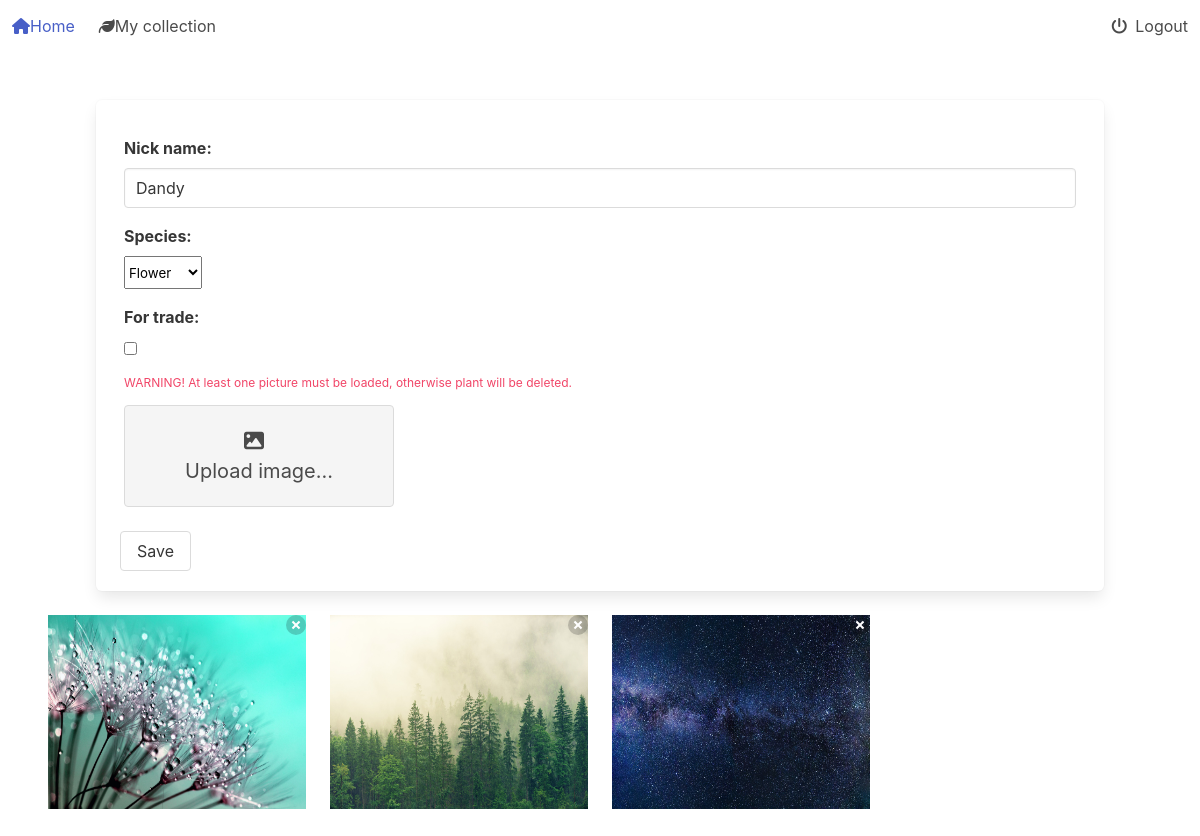
The page /dandy/update/ (signed in) on the database as committed earlier.
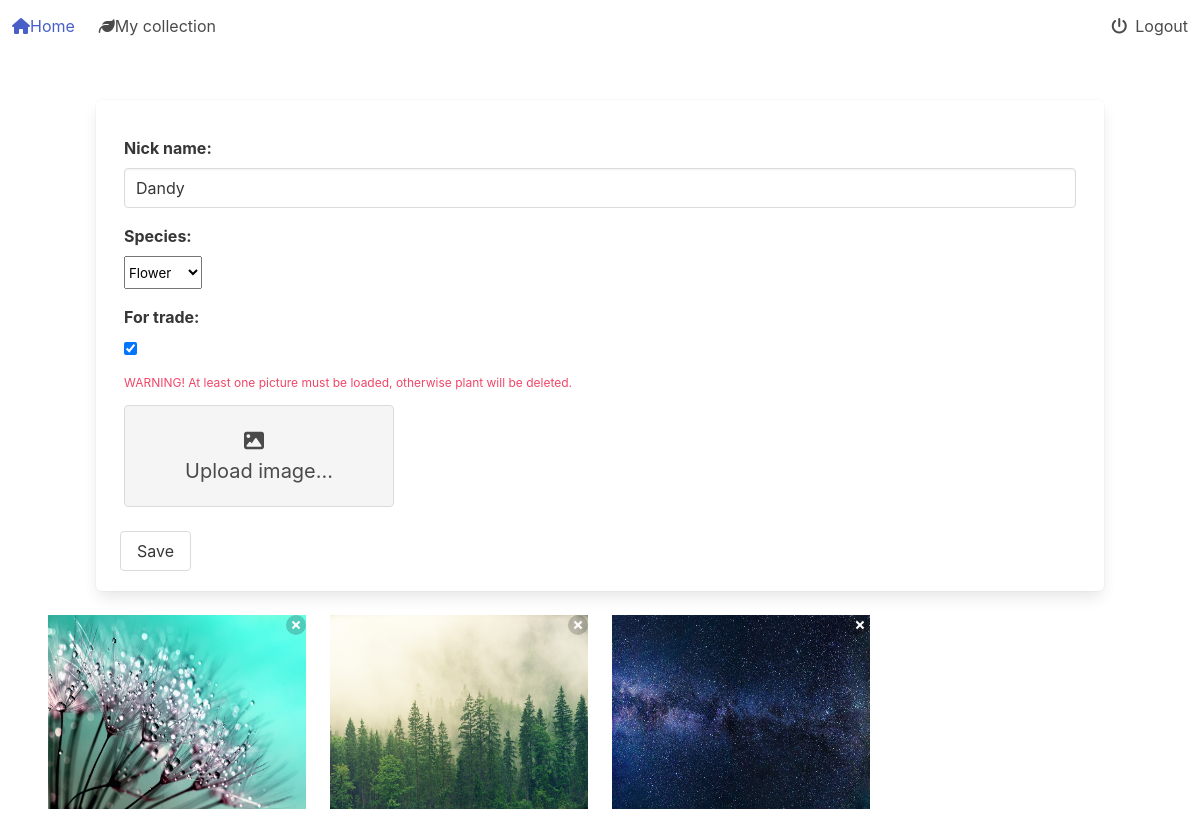
The same page on the database as committed later.
### plant_collection/models.py (models this page shows, shortened)
class Plant(models.Model):
    nick_name = models.CharField(
        max_length=64,
        validators=[MinLengthValidator(3)],
        unique=True)
    created = models.DateTimeField(auto_now_add=True, null=True, blank=True)
    updated = models.DateTimeField(auto_now=True, null=True, blank=True)
    species = models.ForeignKey(Species, on_delete=models.SET_NULL, blank=True, null=True, related_name='plants')
    owner = models.ForeignKey(settings.AUTH_USER_MODEL, on_delete=models.PROTECT, related_name='plants')
    slug = models.SlugField(default='bugged-plant')
    for_trade = models.BooleanField(default=False)
    likes = models.ManyToManyField(User, related_name= 'liked')

### plant_collection/views.py (the view, shortened to what this page needs)
# urls.py: path('<slug:slug>/update/', views.update_plant.as_view(), name='update_plant'),
class update_plant(LoginRequiredMixin, generic.UpdateView):
    template_name = 'plant_collection/update_plant.html'
    model = Plant
    plant_form = update_plant_form
    ima_form = image_form
    def get(self,request, slug):
        plant = get_object_or_404(Plant, slug=slug)
        if request.user != plant.owner:
            return redirect('plant_collection:front_page')
        form = self.plant_form(instance=plant)
        image = self.ima_form
        context = {'form':form,
                   'plant':plant,
                   'image':image}
        return render(request, self.template_name, context)

### plant_collection/forms.py
class update_plant_form(add_plant_form):
    nick_name= forms.CharField(max_length=24,
                               validators=[ MinLengthValidator(3)],
                               widget=forms.TextInput(
                                   attrs={
                                       'class': 'input',
                                   }))

### plant_collection/models.py (called while the page is built)
    def __str__(self):
        return self.name

    def __str__(self):
        return str(self.pk)

### plant_collection/templates/plant_collection/update_plant.html (shortened to what this page needs)
{% extends "base.html" %}
{% block content %}
{% load widget_tweaks %}
{% load static %}
<section class='section'>
    <form enctype='multipart/form-data' class='box mx-6' action="{% url 'plant_collection:update_plant' slug=plant.slug %}" method='post'>
                    {% for field in form %}
                        <div class='mx-2'>
                            <div class='label pt-4'>{{ field.label_tag }}</div>
                            {% if field.errors %}
                                {% render_field field class='input is-danger'%}
                            {% else %}
                                {{ field }}
                            {% endif %}
                        </div>
                    {% endfor %}
                    <div class='mt-2 mx-2'>
                        <span class='is-size-7 has-text-danger'>WARNING! At least one picture must be loaded, otherwise plant will be deleted.<span>
                        <div class='input_container' id='replicator'>
                            <div class='field to-hide'>
                                <div id='file-js-example' class='file is-medium is-boxed'>
                                    <label class='file-label pt-3'>
                                        <span class='file-cta'>
                                            {% if image_error %}
                                            <span class='file-icon'>
                                                <i class='fa-solid fa-image has-text-danger'></i>
                                            </span>
                                            <span class='file-label has-text-danger'>
                                                Upload image...
                                            </span>
                                            {% else %}
                                            <span class='file-icon'>
                                                <i class='fa-solid fa-image'></i>
                                            </span>
                                            <span class='file-label'>
                                                Upload image...
                                            </span>
                                            {% endif %}
                                        </span>
                                    </label>
                                </div>
                            </div>
                        </div>
                    </div>
        <div class='container pt-5'>
            <input id='submit-btn' class='button' type="submit" value='Save'>
        </div>
    </form>
    <div class='columns is-multiline'>
        {% for pic in plant.picture.all %}
            <div class='column is-3'>
                <div class="image is-4by3">
                    <img src='{{pic.image.url}}' data-pic='{{pic}}'>
                    <button class='delete' style="position: absolute; top: 0; right: 0;"></button>
                </div>
            </div>
        {% endfor %}
    </div>
</section>
{% endblock %}

Rows that differ between the two databases and show on the page:
changed Plant "Dandy": for_trade "☐" → "☑"
